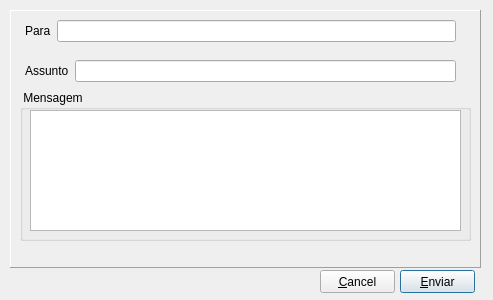
<?xml version="1.0" encoding="UTF-8"?>
<ui version="4.0">
 <class>EmailGui</class>
 <widget class="QDialog" name="EmailGui">
  <property name="geometry">
   <rect>
    <x>0</x>
    <y>0</y>
    <width>493</width>
    <height>300</height>
   </rect>
  </property>
  <property name="windowTitle">
   <string>Dialog</string>
  </property>
  <widget class="QFrame" name="frame">
   <property name="geometry">
    <rect>
     <x>10</x>
     <y>10</y>
     <width>471</width>
     <height>258</height>
    </rect>
   </property>
   <property name="frameShape">
    <enum>QFrame::Panel</enum>
   </property>
   <property name="frameShadow">
    <enum>QFrame::Raised</enum>
   </property>
   <widget class="QGroupBox" name="groupBox">
    <property name="geometry">
     <rect>
      <x>10</x>
      <y>80</y>
      <width>451</width>
      <height>151</height>
     </rect>
    </property>
    <property name="title">
     <string> Mensagem</string>
    </property>
    <widget class="QTextEdit" name="textEdit">
     <property name="geometry">
      <rect>
       <x>10</x>
       <y>20</y>
       <width>431</width>
       <height>121</height>
      </rect>
     </property>
    </widget>
   </widget>
   <widget class="QLabel" name="LblFile">
    <property name="geometry">
     <rect>
      <x>15</x>
      <y>236</y>
      <width>440</width>
      <height>13</height>
     </rect>
    </property>
    <property name="font">
     <font>
      <underline>true</underline>
     </font>
    </property>
    <property name="text">
     <string/>
    </property>
    <property name="textInteractionFlags">
     <set>Qt::LinksAccessibleByMouse|Qt::TextSelectableByMouse</set>
    </property>
   </widget>
   <widget class="QWidget" name="layoutWidget">
    <property name="geometry">
     <rect>
      <x>15</x>
      <y>10</y>
      <width>431</width>
      <height>22</height>
     </rect>
    </property>
    <layout class="QHBoxLayout" name="horizontalLayout">
     <item>
      <widget class="QLabel" name="label">
       <property name="text">
        <string>Para</string>
       </property>
      </widget>
     </item>
     <item>
      <widget class="QLineEdit" name="lineEditPara"/>
     </item>
    </layout>
   </widget>
   <widget class="QWidget" name="layoutWidget">
    <property name="geometry">
     <rect>
      <x>15</x>
      <y>50</y>
      <width>431</width>
      <height>22</height>
     </rect>
    </property>
    <layout class="QHBoxLayout" name="horizontalLayout_2">
     <item>
      <widget class="QLabel" name="label_2">
       <property name="text">
        <string>Assunto</string>
       </property>
      </widget>
     </item>
     <item>
      <widget class="QLineEdit" name="lineEditAssunto"/>
     </item>
    </layout>
   </widget>
  </widget>
  <widget class="QPushButton" name="pushButtonEnviar">
   <property name="geometry">
    <rect>
     <x>400</x>
     <y>270</y>
     <width>75</width>
     <height>23</height>
    </rect>
   </property>
   <property name="text">
    <string>&amp;Enviar</string>
   </property>
  </widget>
  <widget class="QPushButton" name="pushButtonCancel">
   <property name="geometry">
    <rect>
     <x>320</x>
     <y>270</y>
     <width>75</width>
     <height>23</height>
    </rect>
   </property>
   <property name="text">
    <string>&amp;Cancel</string>
   </property>
  </widget>
 </widget>
 <tabstops>
  <tabstop>textEdit</tabstop>
  <tabstop>pushButtonCancel</tabstop>
  <tabstop>pushButtonEnviar</tabstop>
  <tabstop>lineEditPara</tabstop>
  <tabstop>lineEditAssunto</tabstop>
 </tabstops>
 <resources/>
 <connections/>
</ui>
